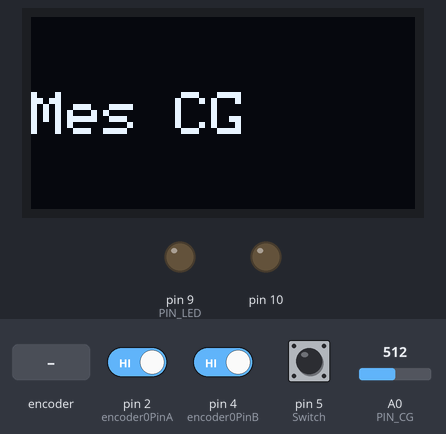
This sketch was run on a simulated Arduino Uno, built with avr-gcc and run on an emulated ATmega328P. Shown: 128×64 one-colour display, output pins drawn as LEDs (lit = HIGH). The test bench sets the inputs (shaded band); at power-on: pin 5 (Switch) HIGH, pin 2 (encoder0PinA) HIGH, pin 4 (encoder0PinB) HIGH, A0 (PIN_CG) = 512.

Above: at 1.2 s.
1.3 s: pin 5 (Switch) pulled LOW for 1 s
At 3.5 s:
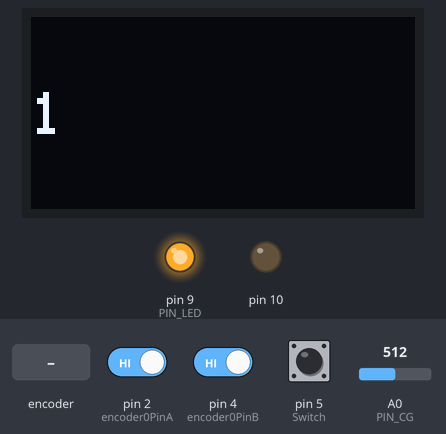
5.3 s: rotary encoder on pin 2 (encoder0PinA) / pin 4 (encoder0PinB) turned 2 steps (second pin leading)
At 6.1 s:
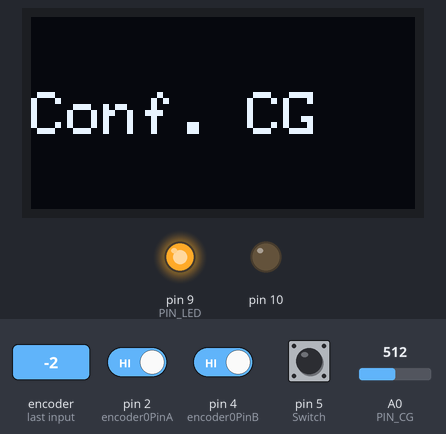
7.2 s: pin 5 (Switch) pulled LOW for 3.2 s
At 7.7 s:
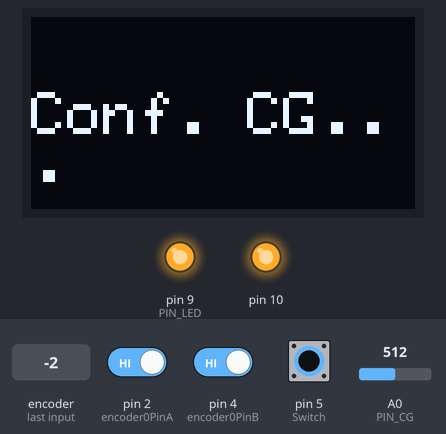
12.9 s: rotary encoder on pin 2 (encoder0PinA) / pin 4 (encoder0PinB) turned 2 steps (second pin leading)
At 13.9 s:
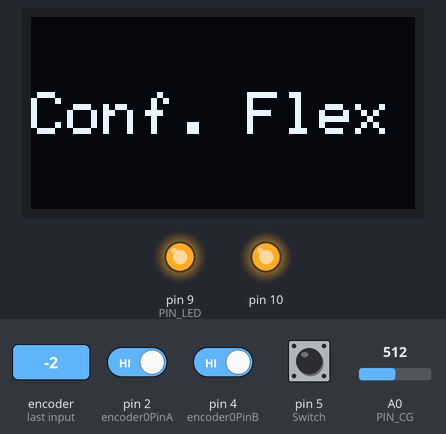
14.8 s: pin 5 (Switch) pulled LOW for 1 s
At 16.0 s:
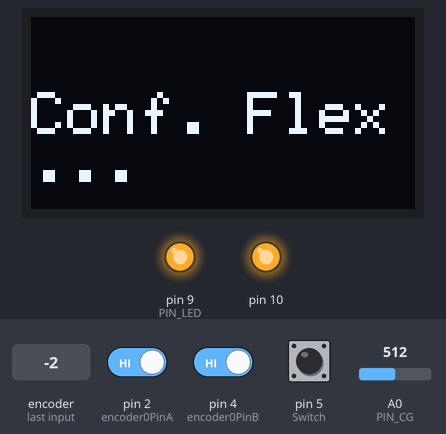
18.8 s: rotary encoder on pin 2 (encoder0PinA) / pin 4 (encoder0PinB) turned 3 steps (first pin leading)
At 19.9 s:
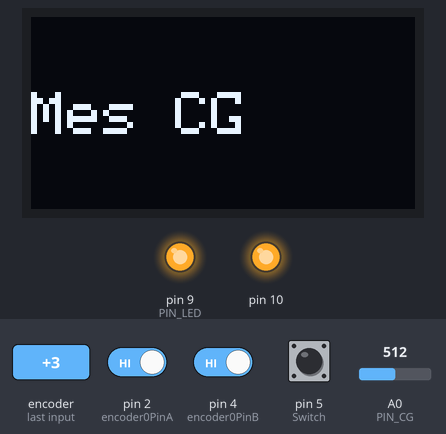
Timing chart, 0 to 21.8 s (numbered marks = the images above; inputs shaded):
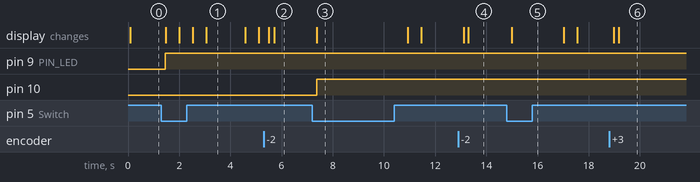

The sketch:

Arduino_code.ino
```cpp
//Config capteur graphite (CG) + potentiométre digitale
#include <SPI.h>
#define MCP_WRITE 0b00010001
#define PIN_CG A0
#define CS 10
uint8_t step_de_pot_digit = 1;
float mesure=0;

void init_CG(uint16_t CSpin);
uint16_t mesure_CG(uint16_t analog_pin);
void write_SPI(uint16_t cmd, uint16_t data, uint8_t CSPin);

//Config LED
#define PIN_LED 9
void init_LED(int pin_led);
void led_on();
void led_off();

//Config module bluetooth hc-05
#include <SoftwareSerial.h>
#define rxPin 7                                             //Broche 7 en tant que RX, à raccorder sur TX du HC-05
#define txPin 8                                             //Broche 8 en tant que RX, à raccorder sur TX du HC-05
#define baudrate 9600
SoftwareSerial mySerial(rxPin ,txPin);                      //Définition du software serial
void init_HC05(uint8_t rx, uint8_t tx);


//Config encodeur rotatoire + menu
#define encoder0PinA  2                                     //CLK Output A Do not use other pin for clock as we are using uint16_terrupt
#define encoder0PinB  4                                     //DT Output B
#define Switch 5                                            //Switch connection if available
#define counter_max 4
uint16_t timer = 0;
uint16_t btn_timer=0;
uint16_t current_time = 0;
uint16_t interval = 100;
uint16_t btn_interval=150;
uint16_t delta=0;
uint16_t btn_delta=0;
volatile uint16_t encoder0Pos = 0;
uint8_t counter=0;
uint16_t btn_state=HIGH;
uint16_t selector=1;
void doEncoder();
void encoder_coutner();
void encoder_btn_checker();
void menu_activated(uint8_t count);
void encoder_init(uint16_t A,uint16_t B,uint16_t S);
char action_list[][11]={"Mes CG","Mes Flex","Conf. CG","Conf. Flex"};


//Config capteur Flex
#define flexPin  A1                                             // Entrée de capteur flex
#define VCC  5                                                  // Tension de sortie d'arduino
#define R_DIV  10000                                            // La résistance qui permet de faire un pont-diviseur de tension
uint16_t flatResistance = 22000;                                // La résistance de capteur flex sans flexion (0°)
uint16_t bendResistance = 37000;                                // La résistance de capteur flex à maximum de flexion (90°)
void init_capteur_flex(uint8_t pin_connectee);                  // Fonction qui permet d'initaliser le capteur, cad de configurer flatResistance et bendResistance
uint16_t mesure_capteur_flex(uint16_t pin_connectee);           // Fonction qui permet de mesurer l'angle de flexion
float Vflex = 0.0;
uint16_t Rflex = 0;


//Config de OLED
#include <Adafruit_SSD1306.h>
#define nombreDePixelsEnLargeur 128                             // Taille de l'écran OLED, en pixel, au niveau de sa largeur
#define nombreDePixelsEnHauteur 64                              // Taille de l'écran OLED, en pixel, au niveau de sa hauteur
#define brocheResetOLED         -1                              // Reset de l'OLED partagé avec l'Arduino (d'où la valeur à -1, et non un numéro de pin)
#define adresseI2CecranOLED     0x3C                            // Adresse de "mon" écran OLED sur le bus i2c (généralement égal à 0x3C ou 0x3D)
#define tailleDeCaractere       2                               // Definition de taille de caractere
#define position_X              0                               // Positionnement de curseur sur 20 dans les X
#define position_Y              25                              // Positionnement de curseur sur 25 dans les Y
void init_OLED();                                               // Permet de reinitializer OLED pour commencer de travailler avec
void print_OLED(char[]);                                        // Permet d'afficher un mot
Adafruit_SSD1306 ecranOLED(nombreDePixelsEnLargeur, nombreDePixelsEnHauteur, &Wire, brocheResetOLED);


//Config general
uint8_t mes_counter = 0;
uint32_t mes_container = 0;


//***************************************************************************
//Fonctions générales
//***************************************************************************

void setup() {
  init_OLED();
  init_HC05(rxPin,txPin);
  encoder_init(encoder0PinA, encoder0PinB, Switch);
  init_LED(PIN_LED);
}

void loop() {
  current_time=millis();
  encoder_coutner();
  encoder_btn_checker();
  menu_selector(counter);
}


//***************************************************************************
//Fonctions capteur graphite
//***************************************************************************

void init_CG(uint16_t CSpin){
  pinMode (CSpin, OUTPUT); //select pin output
  digitalWrite(CSpin, HIGH); //SPI chip disabled
  SPI.begin();
  write_SPI(MCP_WRITE, step_de_pot_digit, CSpin);
  mesure=mesure_CG(PIN_CG);
    mes_container=0;
    for(uint8_t i = 0; i<10; i++){
      mes_container=mes_container+mesure_CG(PIN_CG);
      delay(100);
    }
    mes_container=mes_container/10;
  while(mes_container>800){
    mes_container=0;
    for(uint8_t i = 0; i<10; i++){
      mes_container=mes_container+mesure_CG(PIN_CG);
      delay(100);
    }
    mes_container=mes_container/10;
    step_de_pot_digit++;
    write_SPI(MCP_WRITE, step_de_pot_digit, CSpin);
    delay(10);
  }
}
uint16_t mesure_CG(uint16_t analog_pin){
  return analogRead(analog_pin);
}

void write_SPI(uint16_t cmd, uint8_t data, uint16_t CSPin){
  SPI.beginTransaction(SPISettings(14000000, MSBFIRST, SPI_MODE0));
  digitalWrite(CSPin, LOW); // CS pin low to select chip
  SPI.transfer(cmd);        // Send command code
  SPI.transfer(data);       // Send associated value
  digitalWrite(CSPin, HIGH);// CS pin high to de-select chip
  SPI.endTransaction();
}


//***************************************************************************
//Fonctions module bluetooth
//***************************************************************************

void init_HC05(uint8_t rx, uint8_t tx){
  pinMode(rxPin,INPUT);
  pinMode(txPin,OUTPUT);
  mySerial.begin(baudrate);
}


//***************************************************************************
//Fonctions encodeur rotatoire + menu
//***************************************************************************

void encoder_init(uint16_t A,uint16_t B,uint16_t S){
  pinMode(A, INPUT);
  digitalWrite(encoder0PinA, HIGH);

  pinMode(B, INPUT);
  digitalWrite(encoder0PinB, HIGH);

  pinMode(S, INPUT);
  attachInterrupt(0, doEncoder, RISING);
}

void doEncoder() {
  if (digitalRead(encoder0PinA)==HIGH && digitalRead(encoder0PinB)==HIGH) {
    encoder0Pos = 1;
  }
  else if (digitalRead(encoder0PinA)==HIGH && digitalRead(encoder0PinB)==LOW) {
    encoder0Pos = -1;
  }
}
void encoder_coutner(){
  if (encoder0Pos==1){
    delta=current_time-timer;
    if(delta > interval){
      counter++;
      timer=current_time;
      encoder0Pos=0;
    }
  }
  else if (encoder0Pos==-1){
    delta=current_time-timer;
    if(delta > interval){
      counter--;
      timer=current_time;
      encoder0Pos=0;
    }
  }
  else{
    timer=current_time;
  }
  if(counter>counter_max){
    counter=0;
  }
  else if(counter<0){
    counter=counter_max-1;
  }

}
void encoder_btn_checker(){
  btn_state = digitalRead(Switch);
  if (btn_state==LOW){
    btn_delta=current_time-btn_timer;
    if(btn_delta > btn_interval){
      selector=0;
      menu_activated(counter);

      btn_timer=current_time;
      btn_state=HIGH;
    }
  }
  else{
    btn_timer=current_time;
  }
}
void menu_activated(uint8_t count){
  switch (count) {
    case 0:
      if(mes_counter<5){
        led_on();
        mes_counter++;
      }
      else{
        mes_counter=0;
        led_off();
      }
      print_OLED("CG mes");
      delay(500);
      print_OLED("3");
      delay(500);
      print_OLED("2");
      delay(500);
      print_OLED("1");
      delay(500);
      mes_container=0;
      for(uint8_t i = 0; i<10; i++){
        mes_container=mes_container+mesure_CG(PIN_CG);
        delay(100);
      }
      mes_container=mes_container/10;
      mySerial.print(mes_container);
      print_OLED("Pret");
      delay(500);
      counter--;
      selector=1;
    break;
    case 1:
      if(mes_counter<5){
        led_on();
        mes_counter++;
      }
      else{
        mes_counter=0;
        led_off();
      }
      print_OLED("Flex mes");
      delay(500);
      print_OLED("3");
      delay(500);
      print_OLED("2");
      delay(500);
      print_OLED("1");
      delay(500);
      mes_container=0;
      for(uint8_t i = 0; i<10; i++){
        mes_container=mes_container+mesure_capteur_flex(flexPin);
        delay(100);
      }
      mes_container=mes_container/10;
      mySerial.print(mes_container);
      print_OLED("Pret");
      delay(500);
      counter--;
      selector=1;
    break;
    case 2:
      mes_counter=0;
      print_OLED("Conf. CG...");
      init_CG(CS);
      mySerial.print("Rcal");
      delay(500);
      mySerial.print(step_de_pot_digit*10000.0/255.0);
      delay(500);
      mySerial.print("R0_C");
      delay(500);
      mySerial.print(mesure_CG(PIN_CG));
      delay(500);
      mySerial.print("MesG");
      delay(500);
      print_OLED("Pret");
      delay(500);
      counter--;
      selector=1;
    break;
    case 3:
      mes_counter=0;
      print_OLED("Conf. Flex...");
      delay(500);
      init_capteur_flex(flexPin);
      mySerial.print("R0_F");
      delay(500);
      mySerial.print(flatResistance);
      delay(500);
      mySerial.print("MesF");
      delay(500);
      print_OLED("Pret");
      delay(500);
      counter--;
      selector=1;
    break;
  }
}
void menu_selector(uint16_t count){
  if(selector==1){
    switch (count) {
      case 0:
        print_OLED(action_list[count]);
      break;
      case 1:
        print_OLED(action_list[count]);
      break;
      case 2:
        print_OLED(action_list[count]);
      break;
      case 3:
        print_OLED(action_list[count]);
      break;
    }
  }
}


//***************************************************************************
//Fonctions écran OLED
//***************************************************************************

void init_OLED(){
    if(!ecranOLED.begin(SSD1306_SWITCHCAPVCC, adresseI2CecranOLED))while(1);                                // Arrêt du programme (boucle infinie) si échec d'initialisation
    ecranOLED.clearDisplay();                                                                               // Effaçage de l'uint16_tégralité du buffer
    ecranOLED.setTextSize(tailleDeCaractere);                                                               // Taille des caractères
    ecranOLED.setCursor(position_X, position_Y);                                                            // Déplacement du curseur en position
    ecranOLED.setTextColor(SSD1306_WHITE);                                                                  // Couleur du texte, et couleur du fond
    ecranOLED.display();
}
void print_OLED(char message[]){
    ecranOLED.clearDisplay();
    ecranOLED.setCursor(position_X, position_Y);
    ecranOLED.write(message);
    ecranOLED.display();
}


//***************************************************************************
//Fonctions capteur flex
//***************************************************************************

void init_capteur_flex(uint8_t pin_connectee){                                  // Fonction qui permet d'initaliser le capteur, cad de configurer flatResistance et bendResistance
  Rflex = R_DIV*(VCC/(analogRead(pin_connectee)*5.0/1023.0)-1.0);
  flatResistance=Rflex;
}
uint16_t mesure_capteur_flex(uint16_t pin_connectee){                           // Fonction qui permet de mesurer l'angle de flexion
  Rflex = R_DIV*(VCC/(analogRead(pin_connectee)*5.0/1023.0)-1.0);
  Rflex = abs(Rflex);
  return Rflex;
}

//***************************************************************************
//Fonctions de LED
//***************************************************************************

void init_LED(int pin_led){
  pinMode(pin_led, OUTPUT);
}
void led_on(){
  digitalWrite(PIN_LED, HIGH);
}
void led_off(){
  digitalWrite(PIN_LED, LOW);
}
```

Measured:
- after the input at 1.3 s, pin 9 (PIN_LED): LOW → HIGH after 0.15 s; the display: first changes after 0.18 s (image 1 shows a later state)
- after the input at 5.3 s, the display: first changes after 0.19 s (image 2 shows a later state)
- after the input at 7.2 s, pin 10: LOW → HIGH after 0.18 s; the display: changes after 0.18 s (image 3)
- after the input at 12.9 s, the display: first changes after 0.21 s (image 4 shows a later state)
- after the input at 14.8 s, the display: changes after 0.19 s (image 5)
- after the input at 18.8 s, the display: first changes after 0.18 s (image 6 shows a later state)
- what the display in image 1 shows lasts 1.5 s, from 3.1 s to 4.6 s
